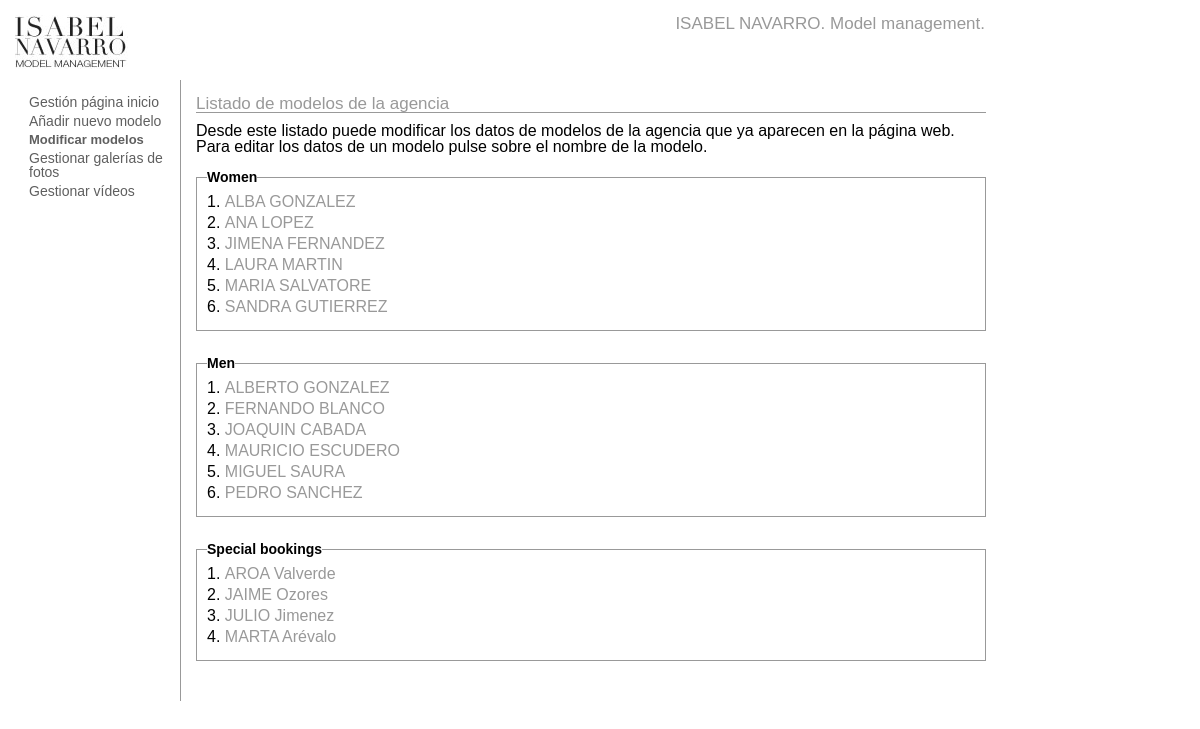
The page /admin/setmodel.php on the database as committed earlier.
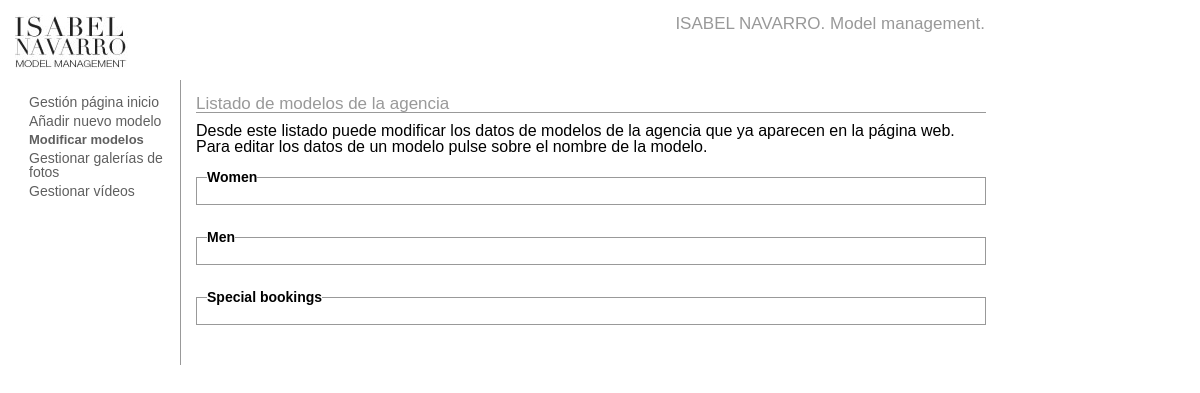
The same page on the database as committed later.
### tables this page shows
CREATE TABLE `models_model` (
  `id` int(10) NOT NULL AUTO_INCREMENT,
  `first_name` mediumtext,
  `last_name` mediumtext,
  `gender` mediumtext,
  `age` mediumtext,
  `shoe_size` mediumtext,
  `hair_color` mediumtext,
  `eyes_color` mediumtext,
  `height` mediumtext,
  `bust` mediumtext,	 
  `hips` mediumtext,	 
  `waist` mediumtext,	 
  `collar` mediumtext,	 
  `chest` mediumtext,	 
  `model_type` mediumtext,	 
  `add_date` int(11) NOT NULL DEFAULT "0",
  `active` tinyint(1) DEFAULT '1',
  PRIMARY KEY  (`id`)
);

### admin/setmodel.php (the view, shortened to what this page needs)
<!DOCTYPE html PUBLIC "-//W3C//DTD XHTML 1.0 Transitional//EN" "http://www.w3.org/TR/xhtml1/DTD/xhtml1-transitional.dtd">
<html xmlns="http://www.w3.org/1999/xhtml">
<head>
<link href="../css/styles.css" rel="stylesheet" type="text/css" />
</head>
<body id="administrador">
<div id="cabecera">
		<a href="<?= URL_WEB ?>index.php"><img src="../img/logo_isabel_navarro.jpg" alt="ISABEL NAVARRO. Model management." class="floatLeft" /><span class="hide2">ISABEL NAVARRO. Model management.</span></a>
        <h1 class="floatRight">ISABEL NAVARRO. Model management.</h1>
</div>
<div id="secciones">
	<ul>
    	<li><a href="intro.php">Gestión página inicio</a></li>
    	<li><a href="addmodel.php">Añadir nuevo modelo</a></li>
    	<li class="active"><a href="setmodel.php">Modificar modelos</a></li>
		<li><a href="photos.php">Gestionar galerías de fotos</a></li>
        <li><a href="videos.php">Gestionar vídeos</a></li>
    </ul>
</div>
<div id="panelCentral">
	<h2>Listado de modelos de la agencia</h2>
	<p>Desde este listado puede modificar los datos de modelos de la agencia que ya aparecen en la página web. Para editar los datos de un modelo pulse sobre el nombre de la modelo.</p>
    <fieldset>
        <legend>Women</legend>
        <ol>
			<?
				$resultModels = mysql_query("SELECT id, first_name, last_name  FROM models_model WHERE model_type = 'women' ORDER BY first_name");
					$num_cols = mysql_affected_rows();
					if ($num_cols>0){
						for($i=0;$i<$num_cols;$i++){
							$row = mysql_fetch_assoc($resultModels);
			?>
        	<li><a id="<?= $row['id'] ?>"  href="model.php?model_id=<?= $row['id'] ?>"><?= strtoupper($row['first_name']) ?> <?= strtoupper($row['last_name']) ?></a></li>
			<?
					}
				}
			?>
        </ol>
	</fieldset>
    <fieldset>
        <legend>Men</legend>
        <ol>
        	<?
				$resultModels = mysql_query("SELECT id, first_name, last_name  FROM models_model WHERE model_type = 'men' ORDER BY first_name");
					$num_cols = mysql_affected_rows();
					if ($num_cols>0){
						for($i=0;$i<$num_cols;$i++){
							$row = mysql_fetch_assoc($resultModels);
			?>
        	<li><a id="<?= $row['id'] ?>"  href="model.php?model_id=<?= $row['id'] ?>"><?= strtoupper($row['first_name']) ?> <?= strtoupper($row['last_name']) ?></a></li>
			<?
					}
				}
			?>
        </ol>
	</fieldset>
    <fieldset>
        <legend>Special bookings</legend>
        <ol>
        	<?
				$resultModels = mysql_query("SELECT id, first_name, last_name  FROM models_model WHERE model_type = 'special_booking' ORDER BY first_name");
					$num_cols = mysql_affected_rows();
					if ($num_cols>0){
						for($i=0;$i<$num_cols;$i++){
							$row = mysql_fetch_assoc($resultModels);
			?>
        	<li><a id="<?= $row['id'] ?>"  href="model.php?model_id=<?= $row['id'] ?>"><?= strtoupper($row['first_name']) ?> <?= utf8_encode($row['last_name']) ?></a></li>
			<?
					}
				}
			?>
        </ol>
	</fieldset>
</div>
</body>
</html>

Rows that differ between the two databases and show on the page:
removed models_model: first_name "ALBA", last_name "GONZALEZ", shown under "Women"
removed models_model: first_name "ANA", last_name "LOPEZ", shown under "Women"
removed models_model: first_name "JIMENA", last_name "FERNANDEZ", shown under "Women"
removed models_model: first_name "LAURA", last_name "MARTIN", shown under "Women"
removed models_model: first_name "MARIA", last_name "SALVATORE", shown under "Women"
removed models_model: first_name "SANDRA", last_name "GUTIERREZ", shown under "Women"
removed models_model: first_name "ALBERTO", last_name "GONZALEZ", shown under "Men"
removed models_model: first_name "FERNANDO", last_name "BLANCO", shown under "Men"
removed models_model: first_name "JOAQUIN", last_name "CABADA", shown under "Men"
removed models_model: first_name "MAURICIO", last_name "ESCUDERO", shown under "Men"
removed models_model: first_name "MIGUEL", last_name "SAURA", shown under "Men"
removed models_model: first_name "PEDRO", last_name "SANCHEZ", shown under "Men"
removed models_model: first_name "AROA", last_name "Valverde", shown under "Special bookings"
removed models_model: first_name "JAIME", last_name "Ozores", shown under "Special bookings"
removed models_model: first_name "JULIO", last_name "Jimenez", shown under "Special bookings"
removed models_model: first_name "MARTA", last_name "Arévalo", shown under "Special bookings"
